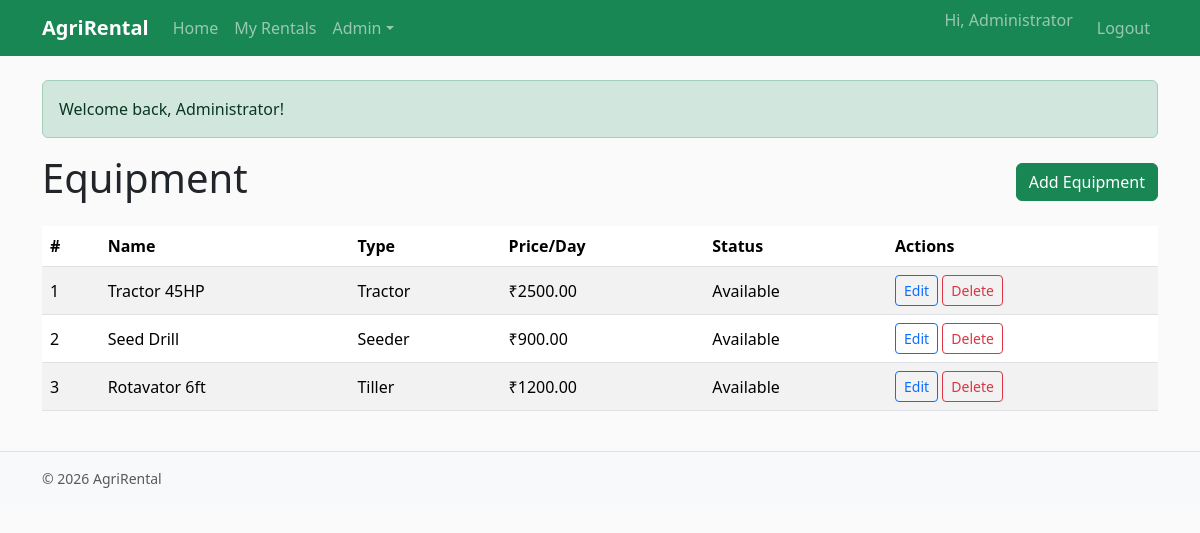
The page /public/admin/equipment_list.php (signed in) on the database its author committed.
### tables this page shows
CREATE TABLE equipment (
  id INT AUTO_INCREMENT PRIMARY KEY,
  name VARCHAR(150) NOT NULL,
  type VARCHAR(100) NOT NULL,
  description TEXT,
  price_per_day DECIMAL(10,2) NOT NULL,
  status ENUM('available','unavailable') NOT NULL DEFAULT 'available',
  image VARCHAR(255),
  created_at TIMESTAMP DEFAULT CURRENT_TIMESTAMP
);

### includes/functions.php (called while the page is built, shortened)
<?php
function e($str){ return htmlspecialchars($str, ENT_QUOTES, 'UTF-8'); }
function is_logged_in(){ return isset($_SESSION['user']); }
function is_admin(){ return isset($_SESSION['user']) && $_SESSION['user']['role'] === 'admin'; }
function flash($key, $msg=null){
    if(isset($_SESSION['flash'][$key])){
        $m = $_SESSION['flash'][$key];
        return $m;
    }
    return null;
}
?>

### public/admin/equipment_list.php (the view, shortened to what this page needs)
<?php
require_once __DIR__ . '/../../includes/header.php';
$res = $conn->query("SELECT * FROM equipment ORDER BY created_at DESC");
?>
<div class="d-flex justify-content-between align-items-center mb-3">
  <h1>Equipment</h1>
  <a href="/agri_rental_full/public/admin/equipment_add.php" class="btn btn-success">Add Equipment</a>
</div>
<div class="table-responsive">
<table class="table table-striped align-middle">
  <thead><tr>
    <th>#</th><th>Name</th><th>Type</th><th>Price/Day</th><th>Status</th><th>Actions</th>
  </tr></thead>
  <tbody>
  <?php $i=1; while($row=$res->fetch_assoc()): ?>
    <tr>
      <td><?= $i++ ?></td>
      <td><?= e($row['name']) ?></td>
      <td><?= e($row['type']) ?></td>
      <td>₹<?= e($row['price_per_day']) ?></td>
      <td><?= e(ucfirst($row['status'])) ?></td>
      <td>
        <a class="btn btn-sm btn-outline-primary" href="/agri_rental_full/public/admin/equipment_edit.php?id=<?= $row['id'] ?>">Edit</a>
        <a class="btn btn-sm btn-outline-danger" onclick="return confirm('Delete this item?')" href="/agri_rental_full/public/admin/equipment_delete.php?id=<?= $row['id'] ?>">Delete</a>
      </td>
    </tr>
  <?php endwhile; ?>
  </tbody>
</table>
</div>
<?php require_once __DIR__ . '/../../includes/footer.php'; ?>

### includes/header.php (shortened to what this page needs)
<?php
require_once __DIR__ . '/functions.php';
?>
<!doctype html>
<html lang="en">
<head>
  <link href="https://cdn.jsdelivr.net/npm/bootstrap@5.3.3/dist/css/bootstrap.min.css" rel="stylesheet">
  <link href="/agri_rental_full/assets/css/style.css" rel="stylesheet">
</head>
<body>
<nav class="navbar navbar-expand-lg navbar-dark bg-success">
  <div class="container">
    <a class="navbar-brand fw-bold" href="/agri_rental_full/public/">AgriRental</a>
    <div class="collapse navbar-collapse" id="navbarsExample">
      <ul class="navbar-nav me-auto mb-2 mb-lg-0">
        <li class="nav-item"><a class="nav-link" href="/agri_rental_full/public/">Home</a></li>
        <?php if(is_logged_in()): ?>
          <li class="nav-item"><a class="nav-link" href="/agri_rental_full/public/history.php">My Rentals</a></li>
          <?php if(is_admin()): ?>
            <li class="nav-item dropdown">
              <a class="nav-link dropdown-toggle" href="#" role="button" data-bs-toggle="dropdown">Admin</a>
            </li>
          <?php endif; ?>
        <?php endif; ?>
      </ul>
      <ul class="navbar-nav">
        <?php if(!is_logged_in()): ?>
          <li class="nav-item"><a class="nav-link" href="/agri_rental_full/public/login.php">Login</a></li>
          <li class="nav-item"><a class="nav-link" href="/agri_rental_full/public/register.php">Register</a></li>
        <?php else: ?>
          <li class="nav-item"><span class="navbar-text me-3">Hi, <?= e($_SESSION['user']['username']) ?></span></li>
          <li class="nav-item"><a class="nav-link" href="/agri_rental_full/public/logout.php">Logout</a></li>
        <?php endif; ?>
      </ul>
    </div>
  </div>
</nav>
<div class="container py-4">
  <?php if($msg = flash('success')): ?>
    <div class="alert alert-success"><?= e($msg) ?></div>
  <?php endif; ?>

### includes/footer.php (shortened to what this page needs)
</div>
<footer class="bg-light py-3 mt-auto border-top">
  <div class="container small text-muted">
    &copy; <?php echo date('Y'); ?> AgriRental
  </div>
</footer>
</body>
</html>

### assets/css/style.css (style rules this page uses)
body { background: #fafafa; }

### rows shown on the page
equipment: name "Tractor 45HP", type "Tractor", price_per_day "2500.00", status "Available"
equipment: name "Seed Drill", type "Seeder", price_per_day "900.00", status "Available"
equipment: name "Rotavator 6ft", type "Tiller", price_per_day "1200.00", status "Available"

### other values the page prints
$_SESSION['user']['username'] "Administrator"
$msg "Welcome back, Administrator!"
